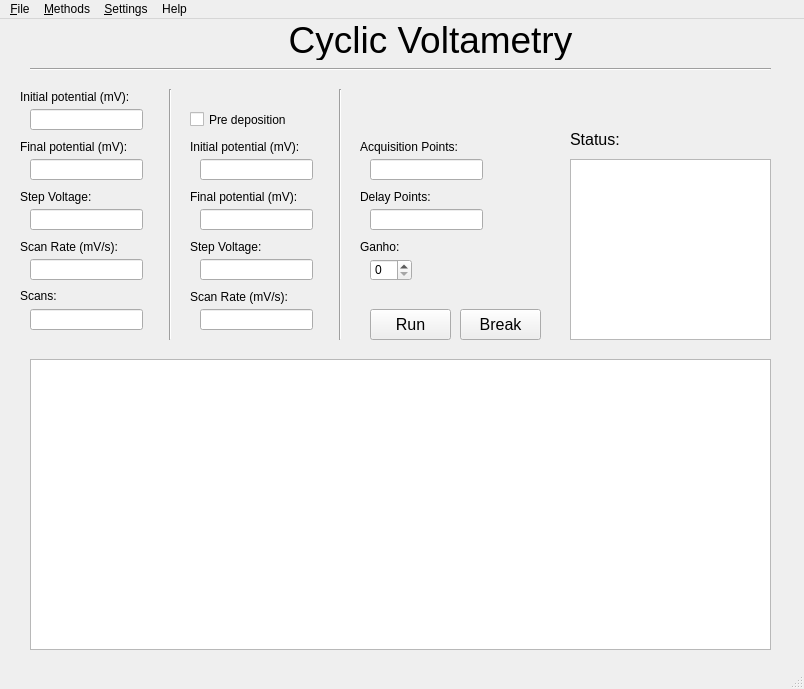
<?xml version="1.0" encoding="UTF-8"?>
<ui version="4.0">
 <class>MainWindow</class>
 <widget class="QMainWindow" name="MainWindow">
  <property name="geometry">
   <rect>
    <x>0</x>
    <y>0</y>
    <width>804</width>
    <height>689</height>
   </rect>
  </property>
  <property name="windowTitle">
   <string>MainWindow</string>
  </property>
  <widget class="QWidget" name="centralwidget">
   <widget class="QGraphicsView" name="graphicsView">
    <property name="geometry">
     <rect>
      <x>30</x>
      <y>340</y>
      <width>741</width>
      <height>291</height>
     </rect>
    </property>
   </widget>
   <widget class="QPushButton" name="pushButton">
    <property name="geometry">
     <rect>
      <x>460</x>
      <y>290</y>
      <width>81</width>
      <height>31</height>
     </rect>
    </property>
    <property name="font">
     <font>
      <pointsize>12</pointsize>
     </font>
    </property>
    <property name="text">
     <string>Break</string>
    </property>
   </widget>
   <widget class="QLabel" name="label">
    <property name="geometry">
     <rect>
      <x>270</x>
      <y>0</y>
      <width>321</width>
      <height>41</height>
     </rect>
    </property>
    <property name="text">
     <string>&lt;html&gt;&lt;head/&gt;&lt;body&gt;&lt;p align=&quot;center&quot;&gt;&lt;span style=&quot; font-size:28pt;&quot;&gt;Cyclic Voltametry&lt;/span&gt;&lt;/p&gt;&lt;/body&gt;&lt;/html&gt;</string>
    </property>
   </widget>
   <widget class="QLabel" name="label_2">
    <property name="geometry">
     <rect>
      <x>20</x>
      <y>70</y>
      <width>151</width>
      <height>16</height>
     </rect>
    </property>
    <property name="text">
     <string>Initial potential (mV):</string>
    </property>
   </widget>
   <widget class="QLabel" name="label_3">
    <property name="geometry">
     <rect>
      <x>20</x>
      <y>120</y>
      <width>141</width>
      <height>16</height>
     </rect>
    </property>
    <property name="text">
     <string>Final potential (mV):</string>
    </property>
   </widget>
   <widget class="QLabel" name="label_4">
    <property name="geometry">
     <rect>
      <x>20</x>
      <y>270</y>
      <width>46</width>
      <height>13</height>
     </rect>
    </property>
    <property name="text">
     <string>Scans:</string>
    </property>
   </widget>
   <widget class="QLabel" name="label_5">
    <property name="geometry">
     <rect>
      <x>20</x>
      <y>170</y>
      <width>121</width>
      <height>16</height>
     </rect>
    </property>
    <property name="text">
     <string>Step Voltage:</string>
    </property>
   </widget>
   <widget class="QLabel" name="label_6">
    <property name="geometry">
     <rect>
      <x>20</x>
      <y>220</y>
      <width>121</width>
      <height>16</height>
     </rect>
    </property>
    <property name="text">
     <string>Scan Rate (mV/s):</string>
    </property>
   </widget>
   <widget class="QLineEdit" name="lineVoltInitia">
    <property name="geometry">
     <rect>
      <x>30</x>
      <y>90</y>
      <width>113</width>
      <height>21</height>
     </rect>
    </property>
   </widget>
   <widget class="QLineEdit" name="lineVoltFinal">
    <property name="geometry">
     <rect>
      <x>30</x>
      <y>140</y>
      <width>113</width>
      <height>21</height>
     </rect>
    </property>
   </widget>
   <widget class="QLineEdit" name="lineVoltStep">
    <property name="geometry">
     <rect>
      <x>30</x>
      <y>190</y>
      <width>113</width>
      <height>21</height>
     </rect>
    </property>
   </widget>
   <widget class="QLineEdit" name="lineVoltScan">
    <property name="geometry">
     <rect>
      <x>30</x>
      <y>240</y>
      <width>113</width>
      <height>21</height>
     </rect>
    </property>
   </widget>
   <widget class="QLineEdit" name="lineVoltScans">
    <property name="geometry">
     <rect>
      <x>30</x>
      <y>290</y>
      <width>113</width>
      <height>21</height>
     </rect>
    </property>
   </widget>
   <widget class="Line" name="line">
    <property name="geometry">
     <rect>
      <x>160</x>
      <y>70</y>
      <width>20</width>
      <height>251</height>
     </rect>
    </property>
    <property name="orientation">
     <enum>Qt::Vertical</enum>
    </property>
   </widget>
   <widget class="QCheckBox" name="checkBox">
    <property name="geometry">
     <rect>
      <x>190</x>
      <y>90</y>
      <width>131</width>
      <height>21</height>
     </rect>
    </property>
    <property name="text">
     <string>Pre deposition</string>
    </property>
   </widget>
   <widget class="QLineEdit" name="linePreIni">
    <property name="geometry">
     <rect>
      <x>200</x>
      <y>140</y>
      <width>113</width>
      <height>21</height>
     </rect>
    </property>
   </widget>
   <widget class="QLabel" name="label_7">
    <property name="geometry">
     <rect>
      <x>190</x>
      <y>120</y>
      <width>151</width>
      <height>16</height>
     </rect>
    </property>
    <property name="text">
     <string>Initial potential (mV):</string>
    </property>
   </widget>
   <widget class="QLabel" name="label_8">
    <property name="geometry">
     <rect>
      <x>190</x>
      <y>270</y>
      <width>121</width>
      <height>16</height>
     </rect>
    </property>
    <property name="text">
     <string>Scan Rate (mV/s):</string>
    </property>
   </widget>
   <widget class="QLabel" name="label_9">
    <property name="geometry">
     <rect>
      <x>190</x>
      <y>170</y>
      <width>141</width>
      <height>16</height>
     </rect>
    </property>
    <property name="text">
     <string>Final potential (mV):</string>
    </property>
   </widget>
   <widget class="QLineEdit" name="linePreStep">
    <property name="geometry">
     <rect>
      <x>200</x>
      <y>240</y>
      <width>113</width>
      <height>21</height>
     </rect>
    </property>
   </widget>
   <widget class="QLineEdit" name="linePreFin">
    <property name="geometry">
     <rect>
      <x>200</x>
      <y>190</y>
      <width>113</width>
      <height>21</height>
     </rect>
    </property>
   </widget>
   <widget class="QLabel" name="label_10">
    <property name="geometry">
     <rect>
      <x>190</x>
      <y>220</y>
      <width>121</width>
      <height>16</height>
     </rect>
    </property>
    <property name="text">
     <string>Step Voltage:</string>
    </property>
   </widget>
   <widget class="QLineEdit" name="linePreScan">
    <property name="geometry">
     <rect>
      <x>200</x>
      <y>290</y>
      <width>113</width>
      <height>21</height>
     </rect>
    </property>
   </widget>
   <widget class="QSpinBox" name="spinBox">
    <property name="geometry">
     <rect>
      <x>370</x>
      <y>240</y>
      <width>42</width>
      <height>22</height>
     </rect>
    </property>
   </widget>
   <widget class="QLabel" name="label_11">
    <property name="geometry">
     <rect>
      <x>360</x>
      <y>220</y>
      <width>61</width>
      <height>16</height>
     </rect>
    </property>
    <property name="text">
     <string>Ganho:</string>
    </property>
   </widget>
   <widget class="Line" name="line_2">
    <property name="geometry">
     <rect>
      <x>30</x>
      <y>40</y>
      <width>741</width>
      <height>20</height>
     </rect>
    </property>
    <property name="orientation">
     <enum>Qt::Horizontal</enum>
    </property>
   </widget>
   <widget class="QPushButton" name="pushButton_2">
    <property name="geometry">
     <rect>
      <x>370</x>
      <y>290</y>
      <width>81</width>
      <height>31</height>
     </rect>
    </property>
    <property name="font">
     <font>
      <pointsize>12</pointsize>
     </font>
    </property>
    <property name="text">
     <string>Run</string>
    </property>
   </widget>
   <widget class="Line" name="line_3">
    <property name="geometry">
     <rect>
      <x>330</x>
      <y>70</y>
      <width>20</width>
      <height>251</height>
     </rect>
    </property>
    <property name="orientation">
     <enum>Qt::Vertical</enum>
    </property>
   </widget>
   <widget class="QLabel" name="label_12">
    <property name="geometry">
     <rect>
      <x>360</x>
      <y>170</y>
      <width>101</width>
      <height>16</height>
     </rect>
    </property>
    <property name="text">
     <string>Delay Points:</string>
    </property>
   </widget>
   <widget class="QLineEdit" name="lineDelayPoint">
    <property name="geometry">
     <rect>
      <x>370</x>
      <y>190</y>
      <width>113</width>
      <height>21</height>
     </rect>
    </property>
   </widget>
   <widget class="QLabel" name="label_13">
    <property name="geometry">
     <rect>
      <x>360</x>
      <y>120</y>
      <width>141</width>
      <height>16</height>
     </rect>
    </property>
    <property name="text">
     <string>Acquisition Points:</string>
    </property>
   </widget>
   <widget class="QLineEdit" name="lineAcqPoint">
    <property name="geometry">
     <rect>
      <x>370</x>
      <y>140</y>
      <width>113</width>
      <height>21</height>
     </rect>
    </property>
   </widget>
   <widget class="QTextBrowser" name="textBrowser">
    <property name="geometry">
     <rect>
      <x>570</x>
      <y>140</y>
      <width>201</width>
      <height>181</height>
     </rect>
    </property>
   </widget>
   <widget class="QLabel" name="label_14">
    <property name="geometry">
     <rect>
      <x>570</x>
      <y>110</y>
      <width>61</width>
      <height>21</height>
     </rect>
    </property>
    <property name="font">
     <font>
      <pointsize>12</pointsize>
     </font>
    </property>
    <property name="text">
     <string>Status:</string>
    </property>
   </widget>
  </widget>
  <widget class="QMenuBar" name="menubar">
   <property name="geometry">
    <rect>
     <x>0</x>
     <y>0</y>
     <width>804</width>
     <height>21</height>
    </rect>
   </property>
   <widget class="QMenu" name="menu_File">
    <property name="title">
     <string>&amp;File</string>
    </property>
    <addaction name="separator"/>
    <addaction name="actionSave"/>
    <addaction name="actionOpen"/>
    <addaction name="actionExit"/>
   </widget>
   <widget class="QMenu" name="menu_Methods">
    <property name="title">
     <string>&amp;Methods</string>
    </property>
    <addaction name="actionLinear_Voltametry"/>
    <addaction name="actionCyclic_Voltametry"/>
    <addaction name="actionSquare_Wave_Voltametry"/>
   </widget>
   <widget class="QMenu" name="menu_Settings">
    <property name="title">
     <string>&amp;Settings</string>
    </property>
    <addaction name="actionCalibrate"/>
    <addaction name="actionConfigurations"/>
   </widget>
   <widget class="QMenu" name="menuHelp">
    <property name="title">
     <string>Help</string>
    </property>
   </widget>
   <addaction name="menu_File"/>
   <addaction name="menu_Methods"/>
   <addaction name="menu_Settings"/>
   <addaction name="menuHelp"/>
  </widget>
  <widget class="QStatusBar" name="statusbar"/>
  <action name="actionSave">
   <property name="text">
    <string>Save As</string>
   </property>
  </action>
  <action name="actionOpen">
   <property name="text">
    <string>Open</string>
   </property>
  </action>
  <action name="actionExit">
   <property name="text">
    <string>Exit</string>
   </property>
  </action>
  <action name="actionLinear_Voltametry">
   <property name="text">
    <string>Linear Voltametry</string>
   </property>
  </action>
  <action name="actionCyclic_Voltametry">
   <property name="text">
    <string>Cyclic Voltametry</string>
   </property>
  </action>
  <action name="actionSquare_Wave_Voltametry">
   <property name="text">
    <string>Square Wave Voltametry</string>
   </property>
  </action>
  <action name="actionCalibrate">
   <property name="text">
    <string>Calibrate</string>
   </property>
  </action>
  <action name="actionConfigurations">
   <property name="text">
    <string>Configurations</string>
   </property>
  </action>
 </widget>
 <resources/>
 <connections/>
</ui>
